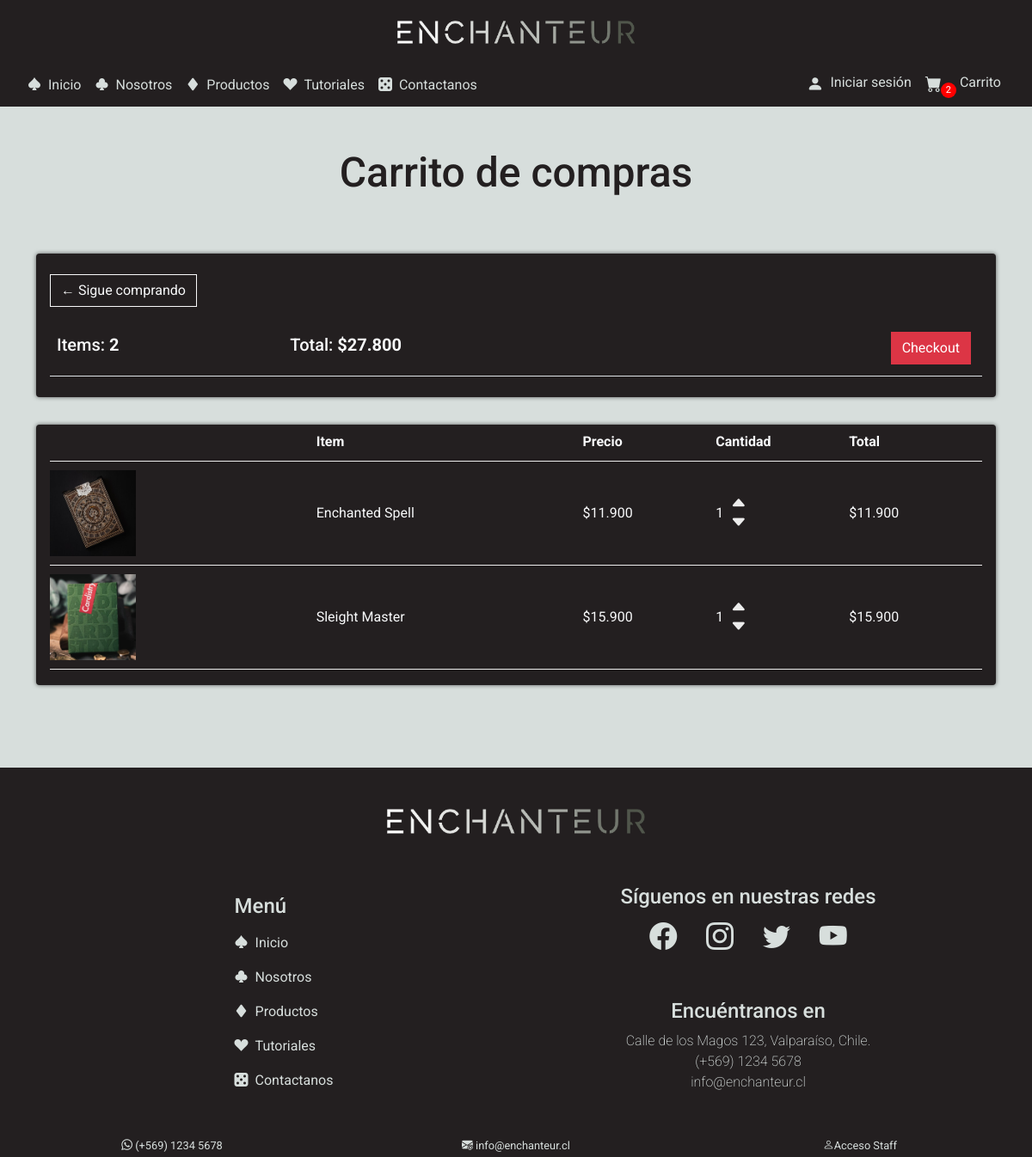
The app's page /cart/ (signed in), older data.
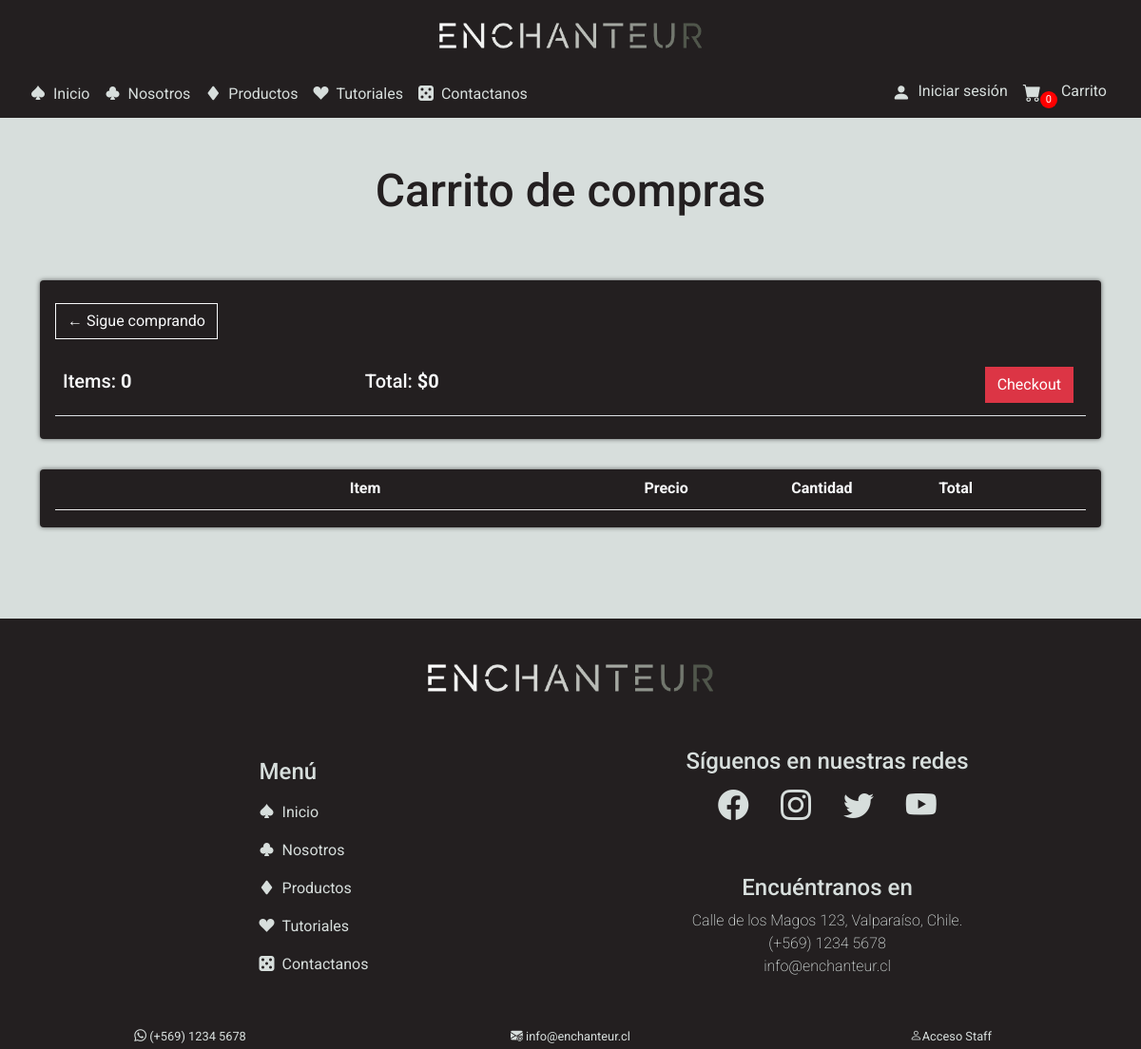
The same page, newer data.
### store/models.py (models this page shows, shortened)
class Order(models.Model):
    customer = models.ForeignKey(Customer, on_delete=models.SET_NULL, null=True, blank=True)
    date_order = models.DateTimeField(auto_now_add= True),
    complete = models.BooleanField(default=False, null=True, blank=False)
    transaction_id = models.CharField(max_length = 200, null=True)
    @property
    def get_cart_total(self):
        orderitems = self.orderitem_set.all()
        total = sum([item.get_total for item in orderitems])
        return total
    @property
    def get_cart_items(self):
        orderitems = self.orderitem_set.all()
        total = sum([item.quantity for item in orderitems])
        return total

class OrderItem(models.Model):
    product = models.ForeignKey(Product, on_delete=models.SET_NULL, null=True, blank=True)
    order = models.ForeignKey(Order,on_delete=models.SET_NULL, null=True, blank=True)
    quantity = models.IntegerField(default=0, null=True, blank=True)
    data_added = models.DateTimeField(auto_now_add= True)
    @property
    def get_total(self):
        total = self.product.price * self.quantity
        return total

class Product(models.Model):
    name = models.CharField(max_length = 200, null=True)
    description = models.CharField(max_length = 200, null=True)
    price = models.IntegerField()
    image = models.ImageField(null=True, blank=True)

### store/views.py (the view)
# urls.py: path('cart/', views.cart, name="cart"),
def cart(request):
    if request.user.is_authenticated:
        customer = request.user.customer
        order, created = Order.objects.get_or_create(customer = customer, complete = False)
        items = order.orderitem_set.all()
        cartItems = order.get_cart_items
    else:
        cookieData = cookieCart(request)
        cartItems = cookieData['cartItems']
        order = cookieData['order']
        items = cookieData['items']
    context = {'items':items, 'order':order, 'cartItems': cartItems}
    return render(request, 'store/cart.html', context)

### store/templates/store/cart.html
{% extends 'store/main.html' %}
{% load static %}
{% load humanize %}
{% block content %}
<div class="bg-products py-5">
    <div class="container">
        <div class="row">
            <div class="col-12">
                <h1 class="text-center title-dark">
                    Carrito de compras
                </h1>
            </div>
        </div>
    </div>
    <div class="container content-container py-lg-5">
        <div class="row">
            <div class="col-lg-12">
                <div class="box-element resumen-compra">
                    <div class="button-productos my-3">
                        <a class="btn btn-outline-light" href="{% url 'store' %}">&#x2190; Sigue comprando</a>
                    </div>
                    <table class="table">
                        <tr>
                            <th class="vertical-align">
                                <h5 class="text-light">Items: <strong>{{order.get_cart_items}}</strong></h5>
                            </th>
                            <th class="vertical-align">
                                <h5 class="text-light">Total:<strong> ${{order.get_cart_total|intcomma}}</strong></h5>
                            </th>
                            <th>
                                <a style="float:right; margin:5px;" class="btn btn-danger"
                                    href="{% url 'checkout' %}">Checkout</a>
                            </th>
                        </tr>
                    </table>
                </div>
                <div class="box-element">
                    <div class="cart-row">
                        <div class="text-light vertical-align" style="flex:2"></div>
                        <div class="text-light vertical-align" style="flex:2"><strong>Item</strong></div>
                        <div class="text-light vertical-align" style="flex:1"><strong>Precio</strong></div>
                        <div class="text-light vertical-align" style="flex:1"><strong>Cantidad</strong></div>
                        <div class="text-light vertical-align" style="flex:1"><strong>Total</strong></div>
                    </div>
                    <div class="cart-row">
                        <div style="flex:2"><img class="row-image" src="{{item.product.image.url}}"></div>
                        <div class="text-light categoria-tabla-checkout" style="flex:2">
                            <p class="m-0">{{item.product.name}}</p>
                        </div>
                        <div class="text-light categoria-tabla-checkout" style="flex:1">
                            <p class="m-0">${{ item.product.price|intcomma }}</p>
                        </div>
                        <div style="flex:1" class="categoria-tabla-checkout categ-quantity">
                            <p class="quantity text-light m-0">{{item.quantity}}</p>
                            <div class="quantity">
                                <i class="bi bi-caret-up-fill cantidad-up-down update-cart" data-product="{{item.product.id}}"
                                data-action="add"></i>
                                <i class="bi bi-caret-down-fill cantidad-up-down update-cart" data-product="{{item.product.id}}"
                                data-action="remove"></i>
                            </div>
                        </div>
                        <div class="text-light categoria-tabla-checkout" style="flex:1">
                            <p class="m-0">${{ item.get_total|intcomma }}</p>
                        </div>
                    </div>
                </div>
            </div>
        </div>
    </div>
</div>
{% endblock %}

Row changes from the older to the newer data that the page shows:
removed Order: get_cart_items "2", get_cart_total "27.800"
removed OrderItem: product.image (picture), product.name "Enchanted Spell", product.price "11.900", quantity "1", get_total "11.900"
removed OrderItem: product.image (picture), product.name "Sleight Master", product.price "15.900", quantity "1", get_total "15.900"
now on this page (row edited): Order: get_cart_items "0", get_cart_total "0"
Text that changed along with them:
{{ cartItems }}: "2" → "0"
